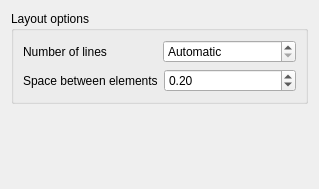
<?xml version="1.0" encoding="UTF-8"?>
<ui version="4.0">
 <class>PorgySmallMultiplesConfigurationWidget</class>
 <widget class="QWidget" name="PorgySmallMultiplesConfigurationWidget">
  <property name="geometry">
   <rect>
    <x>0</x>
    <y>0</y>
    <width>319</width>
    <height>189</height>
   </rect>
  </property>
  <property name="windowTitle">
   <string>General</string>
  </property>
  <layout class="QVBoxLayout" name="verticalLayout_2">
   <item>
    <widget class="QGroupBox" name="smallMultipleLayoutGroupBox">
     <property name="sizePolicy">
      <sizepolicy hsizetype="Preferred" vsizetype="Fixed">
       <horstretch>0</horstretch>
       <verstretch>0</verstretch>
      </sizepolicy>
     </property>
     <property name="font">
      <font>
       <weight>50</weight>
       <bold>false</bold>
      </font>
     </property>
     <property name="title">
      <string>Layout options</string>
     </property>
     <layout class="QVBoxLayout" name="verticalLayout">
      <item>
       <layout class="QHBoxLayout" name="horizontalLayout_4">
        <item>
         <widget class="QLabel" name="label_2">
          <property name="text">
           <string>Number of lines</string>
          </property>
         </widget>
        </item>
        <item>
         <widget class="QSpinBox" name="lineNumberSpinBox">
          <property name="enabled">
           <bool>true</bool>
          </property>
          <property name="specialValueText">
           <string>Automatic</string>
          </property>
          <property name="minimum">
           <number>0</number>
          </property>
          <property name="value">
           <number>0</number>
          </property>
         </widget>
        </item>
       </layout>
      </item>
      <item>
       <layout class="QHBoxLayout" name="horizontalLayout_2">
        <item>
         <widget class="QLabel" name="label">
          <property name="text">
           <string>Space between elements</string>
          </property>
         </widget>
        </item>
        <item>
         <widget class="QDoubleSpinBox" name="space">
          <property name="singleStep">
           <double>0.100000000000000</double>
          </property>
          <property name="value">
           <double>0.200000000000000</double>
          </property>
         </widget>
        </item>
       </layout>
      </item>
     </layout>
    </widget>
   </item>
   <item>
    <spacer name="verticalSpacer">
     <property name="orientation">
      <enum>Qt::Vertical</enum>
     </property>
     <property name="sizeHint" stdset="0">
      <size>
       <width>20</width>
       <height>40</height>
      </size>
     </property>
    </spacer>
   </item>
  </layout>
 </widget>
 <resources/>
 <connections/>
</ui>
